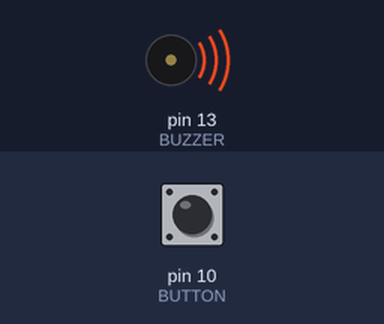
The sketch below on a simulated Arduino Uno, built with avr-gcc and run on an emulated ATmega328P. Parts: buzzer (waves = sounding). The inputs (shaded band) are chosen by the test bench; at power-on: pin 10 (BUTTON) HIGH.

Above: at 1.2 s.
1.3 s: pin 10 (BUTTON) pulled LOW for 1 s
At 2.2 s:
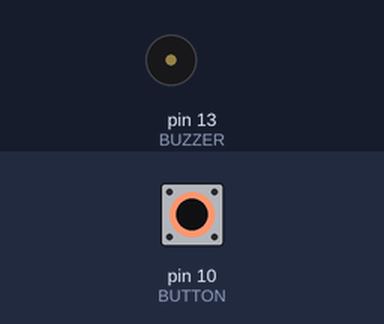
3.9 s: pin 10 (BUTTON) pulled LOW for 3.2 s
At 8.2 s:
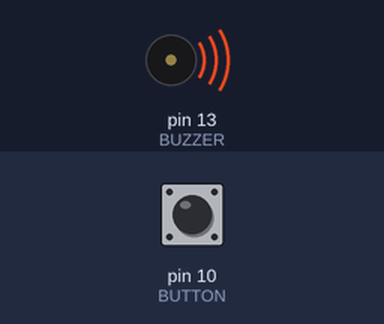
Timing chart, 0 to 9.7 s (numbered marks = the images above; inputs shaded):
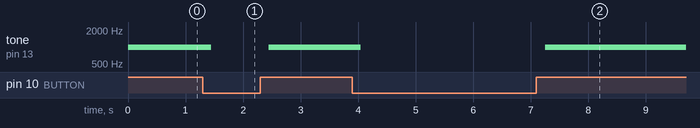

Measured:
- after the input at 1.3 s, tone on pin 13 (BUZZER): 1000 Hz → silent after 0.15 s, → 1000 Hz 1.0 s later
- after the input at 3.9 s, tone on pin 13 (BUZZER): 1000 Hz → silent after 0.15 s, → 1000 Hz 3.2 s later

The sketch:

sketch_jul08b.ino
```cpp
#include <ButtonDebounce.h>

#define BUZZER 13
#define BUTTON 10

bool play = true;
ButtonDebounce button(BUTTON, 150);

void setup() {
  // put your setup code here, to run once:
  pinMode(BUZZER, OUTPUT);
  //pinMode(BUTTON, INPUT);
  noTone(BUZZER);
}


void flip(const int state){


}

void loop() {
  button.update();
  if (button.state() == LOW) noTone(BUZZER);
  else tone(BUZZER, 1000);
}
```
